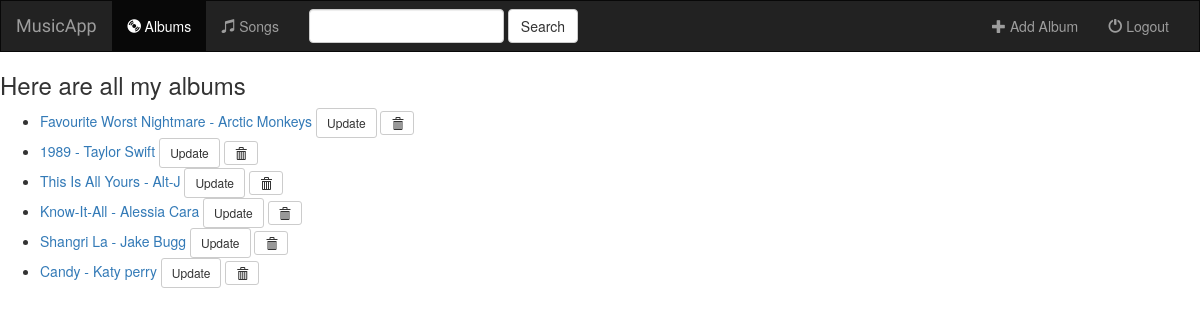
The page /web0/ on the database its author committed.
### web0/models.py (models this page shows, shortened)
class Album(models.Model):
	artist = models.CharField(max_length = 255)
	album_title = models.CharField(max_length = 255)
	genre = models.CharField(max_length = 255)
	album_logo = models.FileField()

### web0/views.py (the view)
class IndexView(generic.ListView):
	template_name = 'web0/index.html'
	context_object_name = 'all_albums'
	def get_queryset(self):
		return Album.objects.all()

### web0/templates/web0/index.html (shortened to what this page needs)
{% extends 'web0/base.html' %}
{% block body %}
	{% if all_albums %}
		<h3>Here are all my albums</h3>
		<ul>
			{% for album in all_albums%}
				<li>
					<a href="{% url 'web0:detail' album.id %}"> {{album.album_title}} - {{album.artist}} </a>
					<a href="{% url 'web0:album-update' album.id %}" class="btn btn-default btn-sm">
					Update
					</a>
					<form action="{% url 'web0:album-delete' album.id %}" method="post" style="display: inline;">
						<button type="submit" class="btn btn-default btn-sm">
							<span class="glyphicon glyphicon-trash"></span>
						</button>
					</form>
				</li>
			{% endfor %}
		</ul>
		{% else %}
		<h3>You don't have any albums</h3>
	{% endif %}
{% endblock%}

### web0/static/web0/style.css (style rules this page uses)
body { background: white url("images/background.jpg") }

### rows shown on the page
Album: album_title "Favourite Worst Nightmare", artist "Arctic Monkeys"
Album: album_title "1989", artist "Taylor Swift"
Album: album_title "This Is All Yours", artist "Alt-J"
Album: album_title "Know-It-All", artist "Alessia Cara"
Album: album_title "Shangri La", artist "Jake Bugg"
Album: album_title "Candy", artist "Katy perry"
